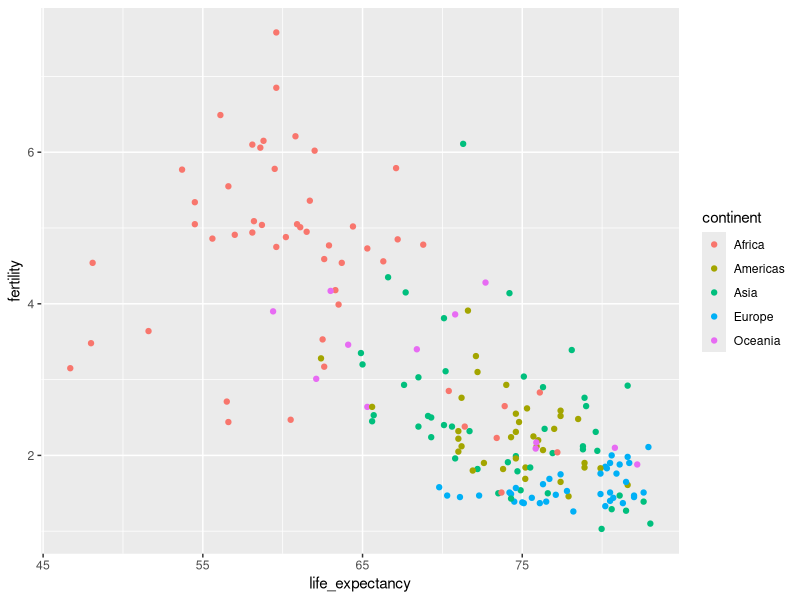

The R source for this figure:
## ---- chunk 1
knitr::opts_chunk$set(echo = TRUE)
## ---- chunk 2
library(dslabs)
library(tidyverse)
## ---- chunk 3
gap2011 <- gapminder %>% 
  as_tibble() %>% 
  filter(year == 2011)
## ---- chunk 4
ggplot(data = gap2011) +
  geom_point(mapping = aes(x = life_expectancy, y = fertility, color = continent))
